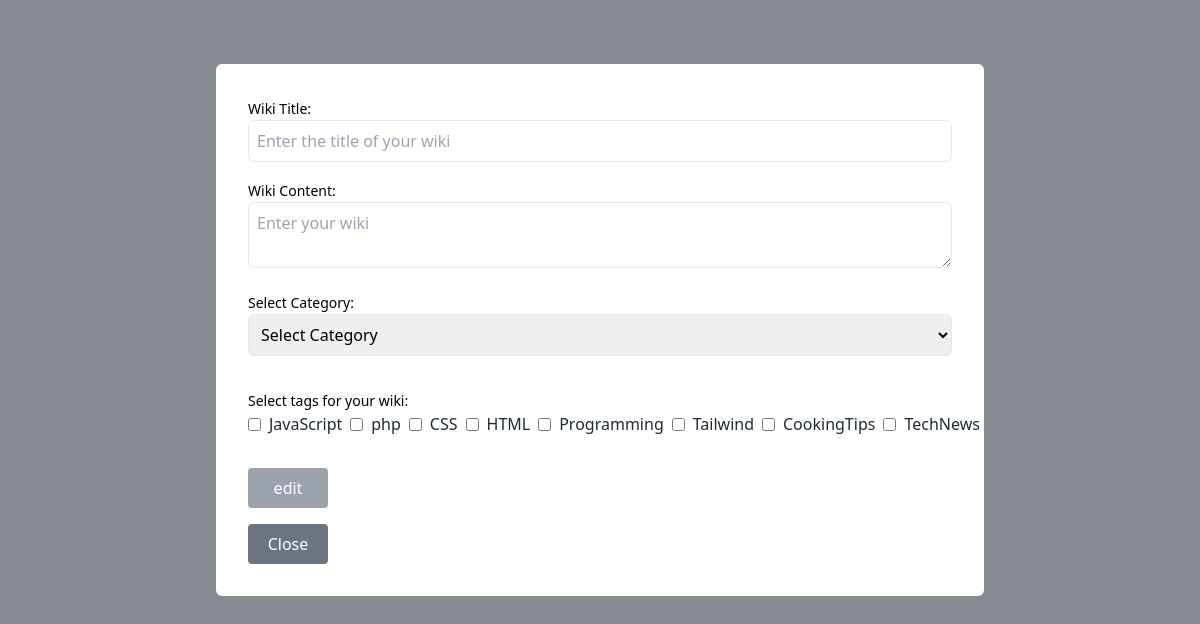
Page /views/editwiki.php on the committed database.
### tables this page shows
CREATE TABLE `tags` (
  `idTag` int NOT NULL,
  `nameTag` varchar(255) DEFAULT NULL
);

### config/config.php (called while the page is built, shortened)
<?php
class Database {
    private static $instance;
    private $connection;
    private function __construct() {
        $this->connection = new PDO("mysql:host=localhost;dbname=wiki", "root","");
        $this->connection->setAttribute(PDO::ATTR_ERRMODE, PDO::ERRMODE_EXCEPTION);
    }
    public static function getInstance() {
        if (!self::$instance) {
            self::$instance = new Database();
        }
        return self::$instance;
    }
    public function getConnection() {
        return $this->connection;
    }
}

### Controllers/Home.php (called while the page is built, shortened)
<?php
require_once '../Models/User.php';
require_once '../Models/Auteur.php';
        class WikisController{
            private $wikiModel;
            private $wikModel;
            public function __construct(){
            $this->wikiModel= new WikisModel();
            $this->wikModel = new WiksModel();
            }
            public function getWikiByID($wikiID){
                $wiki = $this->wikModel->getwiki($wikiID);
                if($wiki){
                    return $wiki;
                }else{
                    return false;
                }
            }
            public function getWikiTags() {
                return $this->wikiModel->getwikitags();
            }
        }
?>

### Models/Auteur.php (called while the page is built, shortened)
<?php
        require_once '../config/config.php';
        class WiksModel{
        private $connection;
        public function __construct() {
            $this->connection = Database::getInstance()->getConnection();
        }
            public function getWiki($wikiID){
                $query = "SELECT w.idWiki, w.name_Wiki, w.contenu, w.id, u.name, GROUP_CONCAT(t.nameTag) as tagName, c.name_Categorie
                        FROM wikis as w
                        JOIN tags_wikis as wt
                        ON w.idWiki = wt.idWiki
                        JOIN utilisateurs as u
                        ON u.id = w.id
                        JOIN tags as t
                        ON t.idTag = wt.idTag
                        JOIN categories as c
                        ON c.id_Categorie = w.idCategorie
                        GROUP BY w.idWiki, w.name_Wiki, w.contenu, u.name, c.name_Categorie
                        HAVING w.idWiki = :wikiID";
                $stmt = $this->connection->prepare($query);
                $stmt->bindParam(':wikiID', $wikiID);
                if($stmt->execute()){
                    $result = $stmt->fetch(PDO::FETCH_ASSOC);
                    return $result;
                }else{
                    return false;
                }
            }
        }

### Models/User.php (called while the page is built, shortened)
<?php
require_once '../config/config.php';
class WikisModel{
    private $connection;
    public function __construct() {
        $this->connection = Database::getInstance()->getConnection();
    }
            public function getwikitags(){
              try{
               $query = "SELECT * FROM tags";
               $stm = $this->connection->prepare($query);
               $stm->execute();
                        $result = $stm->fetchAll(PDO::FETCH_ASSOC);
                        return $result;
                    } catch (PDOException $e) {
                        echo $e->getMessage();
                        return false;
                    }
                }
    }

### views/editwiki.php (the view, shortened to what this page needs)
<?php
require_once '../Controllers/Home.php';
$wikisController = new WikisController();
$wiki = $wikisController->getWikiByID($_POST['wikiID']);
$wikiTags = explode(',', $wiki['tagName']);
?>
<!DOCTYPE html>
<html lang="en">
<head>
    <link href="https://cdn.jsdelivr.net/npm/tailwindcss@2.2.19/dist/tailwind.min.css" rel="stylesheet">
    <link rel="stylesheet" href="https://cdnjs.cloudflare.com/ajax/libs/font-awesome/5.15.3/css/all.min.css">
    <link rel="stylesheet" href="../public/css/style.css">
</head>
<body>
<div id="popup" class="fixed inset-0 bg-gray-900 bg-opacity-50 items-center justify-center">
    <div class="bg-white max-w-3xl mx-auto m-16 p-8 rounded-md">
        <form method="post" action="" >
            <div class="mb-4">
                <label for="wikiTitle" class="text-sm">Wiki Title:</label>
                <input type="text" id="wikiTitle" name="WikiTitre" value="<?php echo $wiki['name_Wiki']?>" placeholder="Enter the title of your wiki" class="w-full p-2 border rounded-md" >
            </div>
            <div class="mb-4">
                <label for="wikiContent" class="text-sm">Wiki Content:</label>
                <textarea id="wikiContent" name="WikiContenu" placeholder="Enter your wiki" class="w-full p-2 border rounded-md"><?php echo $wiki['contenu']?></textarea>
            </div>
            <div class="mb-4">
                <label for="wikiCategory" class="text-sm">Select Category:</label>
                <select name="categorie" class="w-full p-2 mb-4 border rounded-md" >
                    <option value="" selected disabled>Select Category</option>
                </select>
            </div>
            <div class="mb-4">
                <label class="text-sm mb-2">Select tags for your wiki:</label>
                <div class="flex flex-wrap gap-2">
                    <?php foreach ($wikisController->getWikiTags() as $tag): ?>
                        <label class="flex items-center space-x-2">
                        <input <?php if(in_array($tag['nameTag'], $wikiTags)){ echo 'checked';} ?> type="checkbox" name="WikiTags[]" value="<?php echo $tag['idTag']; ?>">
                            <span class="text-gray-800"><?php echo $tag['nameTag']; ?></span>
                    <?php endforeach; ?>
                </div>
            </div>
            <button type="submit" name="edit" class="mt-4 px-4 py-2 bg-gray-400 text-white rounded w-20 text-center">
                edit
            </button>
            <div class="flex flex-col gap-5">
                <a href="auteur.php" class="mt-4 px-4 py-2 bg-gray-500 text-white rounded w-20 text-center">
               Close
                </a>
            </div>
</body>

### rows in the picture
tags: nameTag "JavaScript"
tags: nameTag "php"
tags: nameTag "CSS"
tags: nameTag "HTML"
tags: nameTag "Programming"
tags: nameTag "Tailwind"
tags: nameTag "CookingTips"
tags: nameTag "TechNews"
